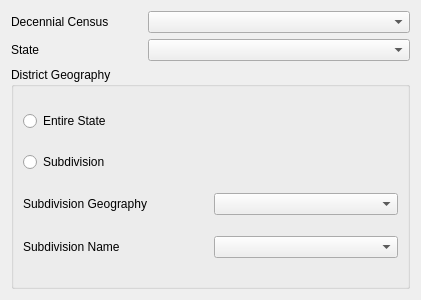
<?xml version="1.0" encoding="UTF-8"?>
<ui version="4.0">
 <class>wzpGeography</class>
 <widget class="QWizardPage" name="wzpGeography">
  <property name="geometry">
   <rect>
    <x>0</x>
    <y>0</y>
    <width>421</width>
    <height>300</height>
   </rect>
  </property>
  <property name="windowTitle">
   <string>WizardPage</string>
  </property>
  <layout class="QGridLayout" name="gridLayout">
   <item row="1" column="0">
    <widget class="QLabel" name="lblState">
     <property name="text">
      <string>State</string>
     </property>
     <property name="buddy">
      <cstring>cmbState</cstring>
     </property>
    </widget>
   </item>
   <item row="1" column="1" colspan="2">
    <widget class="QComboBox" name="cmbState">
     <property name="placeholderText">
      <string>Choose state</string>
     </property>
    </widget>
   </item>
   <item row="2" column="0" colspan="3">
    <widget class="QGroupBox" name="gbxSubdivision">
     <property name="enabled">
      <bool>true</bool>
     </property>
     <property name="title">
      <string>District Geography</string>
     </property>
     <layout class="QGridLayout" name="gridLayout_2">
      <item row="1" column="0" colspan="2">
       <widget class="QRadioButton" name="rbSubdivision">
        <property name="text">
         <string>Subdivision</string>
        </property>
       </widget>
      </item>
      <item row="3" column="0">
       <widget class="QLabel" name="lblSubdivisionName">
        <property name="enabled">
         <bool>true</bool>
        </property>
        <property name="text">
         <string>Subdivision Name</string>
        </property>
        <property name="buddy">
         <cstring>cmbSubdivisionName</cstring>
        </property>
       </widget>
      </item>
      <item row="2" column="0">
       <widget class="QLabel" name="lblSubdivisionGeography">
        <property name="enabled">
         <bool>true</bool>
        </property>
        <property name="text">
         <string>Subdivision Geography</string>
        </property>
        <property name="buddy">
         <cstring>cmbSubdivisionGeography</cstring>
        </property>
       </widget>
      </item>
      <item row="2" column="1">
       <widget class="QComboBox" name="cmbSubdivisionGeography">
        <property name="enabled">
         <bool>true</bool>
        </property>
        <property name="placeholderText">
         <string>District a subdivision</string>
        </property>
       </widget>
      </item>
      <item row="3" column="1">
       <widget class="QComboBox" name="cmbSubdivisionName">
        <property name="enabled">
         <bool>true</bool>
        </property>
        <property name="placeholderText">
         <string>Select subdivision to district</string>
        </property>
       </widget>
      </item>
      <item row="0" column="0" colspan="2">
       <widget class="QRadioButton" name="rbEntireState">
        <property name="text">
         <string>Entire State</string>
        </property>
       </widget>
      </item>
     </layout>
    </widget>
   </item>
   <item row="0" column="0">
    <widget class="QLabel" name="lbDecennial">
     <property name="sizePolicy">
      <sizepolicy hsizetype="Preferred" vsizetype="Fixed">
       <horstretch>0</horstretch>
       <verstretch>0</verstretch>
      </sizepolicy>
     </property>
     <property name="text">
      <string>Decennial Census</string>
     </property>
     <property name="buddy">
      <cstring>cmDecennial</cstring>
     </property>
    </widget>
   </item>
   <item row="0" column="1" colspan="2">
    <widget class="QComboBox" name="cmDecennial"/>
   </item>
  </layout>
 </widget>
 <tabstops>
  <tabstop>cmbState</tabstop>
  <tabstop>rbEntireState</tabstop>
  <tabstop>rbSubdivision</tabstop>
  <tabstop>cmbSubdivisionGeography</tabstop>
  <tabstop>cmbSubdivisionName</tabstop>
 </tabstops>
 <resources/>
 <connections>
  <connection>
   <sender>rbSubdivision</sender>
   <signal>toggled(bool)</signal>
   <receiver>lblSubdivisionGeography</receiver>
   <slot>setEnabled(bool)</slot>
   <hints>
    <hint type="sourcelabel">
     <x>209</x>
     <y>154</y>
    </hint>
    <hint type="destinationlabel">
     <x>96</x>
     <y>195</y>
    </hint>
   </hints>
  </connection>
  <connection>
   <sender>rbSubdivision</sender>
   <signal>toggled(bool)</signal>
   <receiver>cmbSubdivisionGeography</receiver>
   <slot>setEnabled(bool)</slot>
   <hints>
    <hint type="sourcelabel">
     <x>209</x>
     <y>154</y>
    </hint>
    <hint type="destinationlabel">
     <x>284</x>
     <y>196</y>
    </hint>
   </hints>
  </connection>
  <connection>
   <sender>rbSubdivision</sender>
   <signal>toggled(bool)</signal>
   <receiver>lblSubdivisionName</receiver>
   <slot>setEnabled(bool)</slot>
   <hints>
    <hint type="sourcelabel">
     <x>209</x>
     <y>154</y>
    </hint>
    <hint type="destinationlabel">
     <x>96</x>
     <y>243</y>
    </hint>
   </hints>
  </connection>
  <connection>
   <sender>rbSubdivision</sender>
   <signal>toggled(bool)</signal>
   <receiver>cmbSubdivisionName</receiver>
   <slot>setEnabled(bool)</slot>
   <hints>
    <hint type="sourcelabel">
     <x>209</x>
     <y>154</y>
    </hint>
    <hint type="destinationlabel">
     <x>284</x>
     <y>244</y>
    </hint>
   </hints>
  </connection>
 </connections>
</ui>
